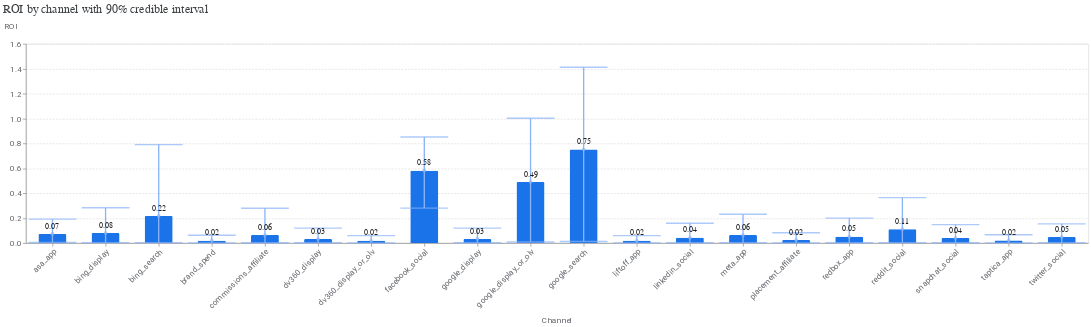

Source (notebook cell):
### Code cell
media_summary.plot_roi_bar_chart()

### Figure 1 — Vega-Lite specification as saved in the notebook (floating-point values rounded to 4 significant figures)
{"config": {"view": {"continuousWidth": 300, "continuousHeight": 300}, "axis": {"labelColor": "#5F6368", "labelFont": "Roboto", "labelFontSize": 12, "titleColor": "#5F6368", "titleFont": "Roboto", "titleFontSize": 12, "titleFontWeight": "normal", "titlePadding": 10}, "tick": {"bandSize": 10, "thickness": 2}}, "layer": [{"mark": {"type": "bar", "color": "#1A73E8", "cornerRadiusEnd": 2, "size": 42}, "encoding": {"x": {"axis": {"labelAngle": -45}, "field": "channel", "title": "Channel", "type": "nominal"}, "y": {"axis": {"gridDash": [3, 2], "titleAlign": "left", "titleAngle": 0, "titleY": -20}, "field": "roi", "title": "ROI", "type": "quantitative"}}}, {"mark": {"type": "errorbar", "color": "#8AB4F8", "ticks": true}, "encoding": {"strokeWidth": {"value": 2}, "x": {"field": "channel", "type": "nominal"}, "y": {"field": "ci_hi", "title": "ROI", "type": "quantitative"}, "y2": {"field": "ci_lo"}}}, {"mark": {"type": "point", "color": "#8AB4F8", "filled": true, "tooltip": true}, "encoding": {"x": {"field": "channel", "type": "nominal"}, "y": {"field": "roi", "type": "quantitative"}}}, {"mark": {"type": "text", "align": "center", "baseline": "bottom", "color": "#202124", "dy": -5, "fontSize": 12}, "encoding": {"text": {"field": "roi", "format": ".2f", "type": "quantitative"}, "x": {"axis": {"labelAngle": -45}, "field": "channel", "title": "Channel", "type": "nominal"}, "y": {"axis": {"gridDash": [3, 2], "titleAlign": "left", "titleAngle": 0, "titleY": -20}, "field": "roi", "title": "ROI", "type": "quantitative"}}}], "data": {"name": "data-c12c17c2b7c0607774f5489459eab2f6"}, "title": {"text": "ROI by channel with 90% credible interval", "anchor": "start", "color": "#3C4043", "font": "Google Sans Display", "fontSize": 18, "fontWeight": "normal", "offset": 10}, "width": {"step": 80}, "$schema": "https://vega.github.io/schema/vega-lite/v5.20.1.json", "datasets": {"data-c12c17c2b7c0607774f5489459eab2f6": [{"channel": "asa_app", "ci_hi": 0.1923, "ci_lo": 0.00401, "roi": 0.07341}, {"channel": "bing_display", "ci_hi": 0.2833, "ci_lo": 0.003014, "roi": 0.0808}, {"channel": "bing_search", "ci_hi": 0.7905, "ci_lo": 0.003573, "roi": 0.2178}, {"channel": "brand_spend", "ci_hi": 0.0623, "ci_lo": 0.001622, "roi": 0.01884}, {"channel": "commissions_affiliate", "ci_hi": 0.2793, "ci_lo": 0.002383, "roi": 0.06386}, {"channel": "dv360_display", "ci_hi": 0.1202, "ci_lo": 0.001894, "roi": 0.03269}, {"channel": "dv360_display_or_olv", "ci_hi": 0.0595, "ci_lo": 0.001705, "roi": 0.0187}, {"channel": "facebook_social", "ci_hi": 0.8515, "ci_lo": 0.2808, "roi": 0.5813}, {"channel": "google_display", "ci_hi": 0.1203, "ci_lo": 0.00193, "roi": 0.03319}, {"channel": "google_display_or_olv", "ci_hi": 1.002, "ci_lo": 0.008473, "roi": 0.4904}, {"channel": "google_search", "ci_hi": 1.412, "ci_lo": 0.01239, "roi": 0.7509}, {"channel": "liftoff_app", "ci_hi": 0.05943, "ci_lo": 0.001522, "roi": 0.01828}, {"channel": "linkedin_social", "ci_hi": 0.1585, "ci_lo": 0.002101, "roi": 0.04187}, {"channel": "meta_app", "ci_hi": 0.2311, "ci_lo": 0.002608, "roi": 0.06448}, {"channel": "placement_affiliate", "ci_hi": 0.08275, "ci_lo": 0.001716, "roi": 0.02353}, {"channel": "redbox_app", "ci_hi": 0.2003, "ci_lo": 0.002343, "roi": 0.05116}, {"channel": "reddit_social", "ci_hi": 0.3653, "ci_lo": 0.003512, "roi": 0.1103}, {"channel": "snapchat_social", "ci_hi": 0.1481, "ci_lo": 0.002009, "roi": 0.03947}, {"channel": "taptica_app", "ci_hi": 0.06668, "ci_lo": 0.001768, "roi": 0.02066}, {"channel": "twitter_social", "ci_hi": 0.1544, "ci_lo": 0.002747, "roi": 0.04858}]}}
